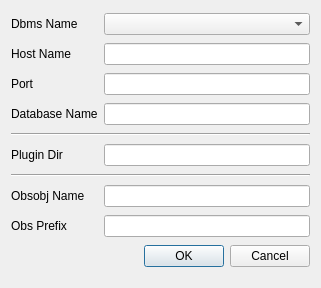
<?xml version="1.0" encoding="UTF-8"?>
<ui version="4.0">
 <class>DlgOpenDb</class>
 <widget class="QDialog" name="DlgOpenDb">
  <property name="geometry">
   <rect>
    <x>0</x>
    <y>0</y>
    <width>321</width>
    <height>288</height>
   </rect>
  </property>
  <property name="windowTitle">
   <string>Open Database</string>
  </property>
  <property name="locale">
   <locale language="C" country="AnyCountry"/>
  </property>
  <layout class="QGridLayout" name="gridLayout">
   <item row="12" column="1">
    <widget class="QLineEdit" name="uiObsprefix"/>
   </item>
   <item row="2" column="1">
    <widget class="QLineEdit" name="uiPort"/>
   </item>
   <item row="0" column="0">
    <widget class="QLabel" name="lblDbmsname">
     <property name="text">
      <string>Dbms Name</string>
     </property>
    </widget>
   </item>
   <item row="3" column="1">
    <widget class="QLineEdit" name="uiDbName"/>
   </item>
   <item row="11" column="1">
    <widget class="QLineEdit" name="uiObsobjname"/>
   </item>
   <item row="1" column="1">
    <widget class="QLineEdit" name="uiHostname"/>
   </item>
   <item row="11" column="0">
    <widget class="QLabel" name="lblObsobjname">
     <property name="text">
      <string>Obsobj Name</string>
     </property>
    </widget>
   </item>
   <item row="1" column="0">
    <widget class="QLabel" name="lblHostname">
     <property name="text">
      <string>Host Name</string>
     </property>
    </widget>
   </item>
   <item row="13" column="1">
    <widget class="QDialogButtonBox" name="buttonBox">
     <property name="locale">
      <locale language="C" country="AnyCountry"/>
     </property>
     <property name="orientation">
      <enum>Qt::Horizontal</enum>
     </property>
     <property name="standardButtons">
      <set>QDialogButtonBox::Cancel|QDialogButtonBox::Ok</set>
     </property>
    </widget>
   </item>
   <item row="7" column="0" colspan="2">
    <widget class="Line" name="line">
     <property name="orientation">
      <enum>Qt::Horizontal</enum>
     </property>
    </widget>
   </item>
   <item row="9" column="0">
    <widget class="QLabel" name="lblPluginDir">
     <property name="text">
      <string>Plugin Dir</string>
     </property>
    </widget>
   </item>
   <item row="10" column="0" colspan="2">
    <widget class="Line" name="line_2">
     <property name="orientation">
      <enum>Qt::Horizontal</enum>
     </property>
    </widget>
   </item>
   <item row="3" column="0">
    <widget class="QLabel" name="lblDbName">
     <property name="text">
      <string>Database Name</string>
     </property>
    </widget>
   </item>
   <item row="12" column="0">
    <widget class="QLabel" name="lblObsprefix">
     <property name="text">
      <string>Obs Prefix</string>
     </property>
    </widget>
   </item>
   <item row="2" column="0">
    <widget class="QLabel" name="lblPort">
     <property name="text">
      <string>Port</string>
     </property>
    </widget>
   </item>
   <item row="0" column="1">
    <widget class="QComboBox" name="uiDbmsname"/>
   </item>
   <item row="9" column="1">
    <widget class="QLineEdit" name="uiPluginDir"/>
   </item>
  </layout>
 </widget>
 <resources/>
 <connections>
  <connection>
   <sender>buttonBox</sender>
   <signal>accepted()</signal>
   <receiver>DlgOpenDb</receiver>
   <slot>accept()</slot>
   <hints>
    <hint type="sourcelabel">
     <x>248</x>
     <y>254</y>
    </hint>
    <hint type="destinationlabel">
     <x>157</x>
     <y>274</y>
    </hint>
   </hints>
  </connection>
  <connection>
   <sender>buttonBox</sender>
   <signal>rejected()</signal>
   <receiver>DlgOpenDb</receiver>
   <slot>reject()</slot>
   <hints>
    <hint type="sourcelabel">
     <x>316</x>
     <y>260</y>
    </hint>
    <hint type="destinationlabel">
     <x>286</x>
     <y>274</y>
    </hint>
   </hints>
  </connection>
 </connections>
</ui>
